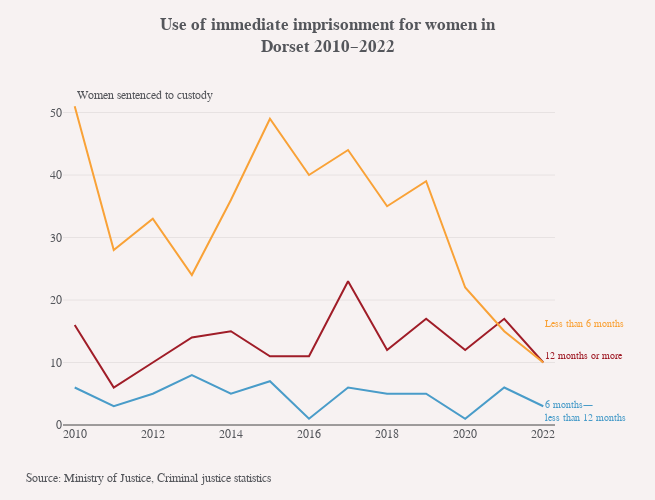

Notebook source saved alongside this figure:
### Code cell
dorset = SentenceLengthChart("Dorset", labelIDX=2, adjust=15)
dorset.outputChart()
dorset.saveChart(".svg")

### Figure 1 — Plotly figure (JSON) as saved in the notebook; plotly's stock layout.template omitted (floating-point values rounded to 4 significant figures)
{"data": [{"hovertemplate": "%{y}<extra></extra>", "meta": "Dorset", "mode": "lines", "name": "12 months or more", "type": "scatter", "x": [2010, 2011, 2012, 2013, 2014, 2015, 2016, 2017, 2018, 2019, 2020, 2021, 2022], "y": [16, 6, 10, 14, 15, 11, 11, 23, 12, 17, 12, 17, 10]}, {"hovertemplate": "%{y}<extra></extra>", "meta": "Dorset", "mode": "lines", "name": "6 months—<br>less than 12 months", "type": "scatter", "x": [2010, 2011, 2012, 2013, 2014, 2015, 2016, 2017, 2018, 2019, 2020, 2021, 2022], "y": [6, 3, 5, 8, 5, 7, 1, 6, 5, 5, 1, 6, 3]}, {"hovertemplate": "%{y}<extra></extra>", "meta": "Dorset", "mode": "lines", "name": "Less than 6 months", "type": "scatter", "x": [2010, 2011, 2012, 2013, 2014, 2015, 2016, 2017, 2018, 2019, 2020, 2021, 2022], "y": [51, 28, 33, 24, 36, 49, 40, 44, 35, 39, 22, 15, 10]}], "layout": {"annotations": [{"align": "left", "font": {"color": "#A01D28", "size": 10}, "showarrow": false, "text": "12 months or more", "x": 2022, "xanchor": "left", "xref": "x", "y": 10, "yanchor": "bottom", "yref": "y"}, {"align": "left", "font": {"color": "#499CC9", "size": 10}, "showarrow": false, "text": "6 months—<br>less than 12 months", "x": 2022, "xanchor": "left", "xref": "x", "y": 0, "yanchor": "bottom", "yref": "y"}, {"align": "left", "font": {"color": "#F9A237", "size": 10}, "showarrow": false, "text": "Less than 6 months", "x": 2022, "xanchor": "left", "xref": "x", "y": 15, "yanchor": "bottom", "yref": "y"}, {"align": "left", "font": {"size": 12}, "showarrow": false, "text": "Source: Ministry of Justice, Criminal justice statistics", "x": -0.08, "xref": "paper", "y": -0.19, "yref": "paper"}, {"align": "left", "font": {"size": 12}, "showarrow": false, "text": "Women sentenced to custody", "x": 2010, "xanchor": "left", "xref": "x", "y": 1.04, "yref": "paper"}], "height": 500, "hovermode": "x", "margin": {"b": 75, "l": 63, "r": 100}, "title": {"text": "<b>Use of immediate imprisonment for women in<br>Dorset 2010–2022</b>"}, "width": 655, "xaxis": {"dtick": 2, "range": [2010.0, 2022.0], "tick0": 2010}, "yaxis": {"range": [0, 52], "tick0": 0, "tickformat": ",.0f", "title": {"text": ""}}}}
